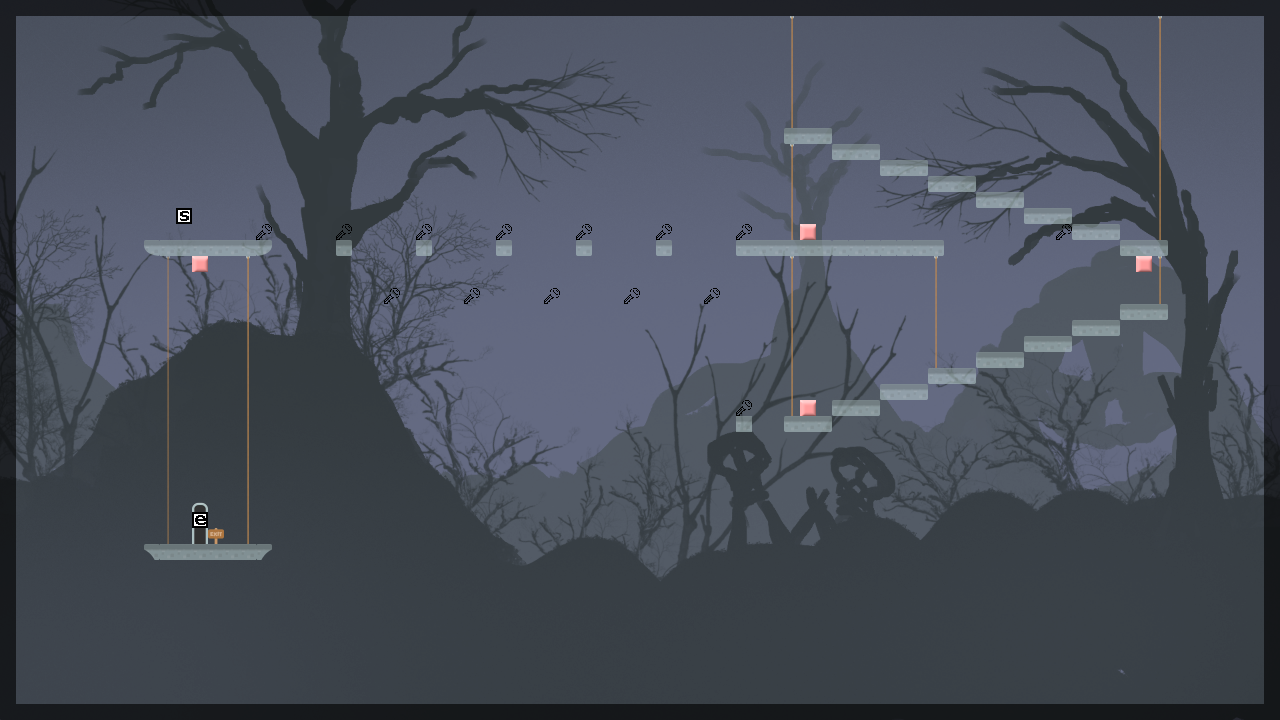

A 2D game scene composited from a Tiled map and its tileset images. What follows is a short description and the map's XML, with each tile layer's data collapsed to a summary:
An orthogonal 80x45 tile map with 16x16 px tiles, 5 tile layers (collision, deco_back1, deco_back2, deco_front1, ...), 4 tilesets, 1 image layer.

<map version="1.0" orientation="orthogonal" renderorder="left-up" width="80" height="45" tilewidth="16" tileheight="16" nextobjectid="21">
 <properties>
  <property name="shiftCount" value="4" />
  <property name="shiftTimeMax" value="7" />
 </properties>
 <tileset firstgid="1" name="items" tilewidth="16" tileheight="16" tilecount="400" columns="20">
  <image source="items.png" width="320" height="320" />
 </tileset>
 <tileset firstgid="401" name="packed" tilewidth="16" tileheight="16" tilecount="192" columns="64">
  <image source="packed.png" width="1024" height="48" />
  <tile id="132">
   <properties>
    <property name="maxShifts" value="10" />
    <property name="parallax1" value="parallax_1.png" />
    <property name="parallax2" value="parallax_2.png" />
   </properties>
  </tile>
 </tileset>
 <tileset firstgid="593" name="basic_tileset" tilewidth="16" tileheight="16" tilecount="8" columns="8">
  <image source="basic_tileset.png" width="128" height="16" />
 </tileset>
 <tileset firstgid="601" name="blocks" tilewidth="16" tileheight="16" margin="8" tilecount="3600" columns="80">
  <image source="blocks.png" width="1296" height="728" />
 </tileset>
 <imagelayer name="Bildebene 2">
  <image source="../textures/background3-720.png" />
 </imagelayer>
 <layer name="collision" width="80" height="45" opacity="0.63">
  <properties>
   <property name="maxShiftCount" value="0" />
   <property name="maxShiftTime" value="0" />
  </properties>
  <data>[3600 cells, 347 non-empty, 11 distinct tile ids]</data>
 </layer>
 <layer name="deco_back1" width="80" height="45">
  <data>[3600 cells, 4 non-empty, 3 distinct tile ids]</data>
 </layer>
 <layer name="deco_back2" width="80" height="45">
  <data>[3600 cells, 0 non-empty, 0 distinct tile ids]</data>
 </layer>
 <layer name="deco_front1" width="80" height="45">
  <data>[3600 cells, 65 non-empty, 2 distinct tile ids]</data>
 </layer>
 <layer name="items" width="80" height="45">
  <data>[3600 cells, 20 non-empty, 4 distinct tile ids]</data>
 </layer>
 <objectgroup name="text" />
</map>
